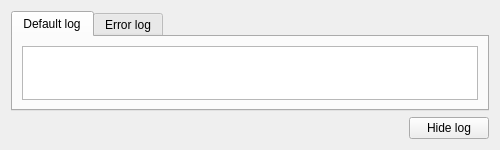
<?xml version="1.0" encoding="UTF-8"?>
<ui version="4.0">
 <class>measurement_log</class>
 <widget class="QWidget" name="measurement_log">
  <property name="geometry">
   <rect>
    <x>0</x>
    <y>0</y>
    <width>500</width>
    <height>150</height>
   </rect>
  </property>
  <property name="minimumSize">
   <size>
    <width>500</width>
    <height>150</height>
   </size>
  </property>
  <property name="windowTitle">
   <string>Measurement log</string>
  </property>
  <layout class="QVBoxLayout" name="verticalLayout">
   <item>
    <widget class="QTabWidget" name="tabWidget">
     <property name="currentIndex">
      <number>0</number>
     </property>
     <widget class="QWidget" name="defaultTab">
      <attribute name="title">
       <string>Default log</string>
      </attribute>
      <layout class="QGridLayout" name="gridLayout">
       <item row="0" column="0">
        <widget class="QTextEdit" name="defaultLogText">
         <property name="readOnly">
          <bool>true</bool>
         </property>
         <property name="acceptRichText">
          <bool>false</bool>
         </property>
        </widget>
       </item>
      </layout>
     </widget>
     <widget class="QWidget" name="errorTab">
      <attribute name="title">
       <string>Error log</string>
      </attribute>
      <layout class="QGridLayout" name="gridLayout_4">
       <item row="0" column="0">
        <widget class="QTextEdit" name="errorLogText">
         <property name="readOnly">
          <bool>true</bool>
         </property>
         <property name="acceptRichText">
          <bool>false</bool>
         </property>
        </widget>
       </item>
      </layout>
     </widget>
    </widget>
   </item>
   <item>
    <layout class="QHBoxLayout" name="horizontalLayout">
     <item>
      <spacer name="horizontalSpacer">
       <property name="orientation">
        <enum>Qt::Horizontal</enum>
       </property>
       <property name="sizeHint" stdset="0">
        <size>
         <width>40</width>
         <height>20</height>
        </size>
       </property>
      </spacer>
     </item>
     <item>
      <widget class="QPushButton" name="hideButton">
       <property name="text">
        <string>Hide log</string>
       </property>
      </widget>
     </item>
    </layout>
   </item>
  </layout>
 </widget>
 <resources/>
 <connections/>
</ui>
